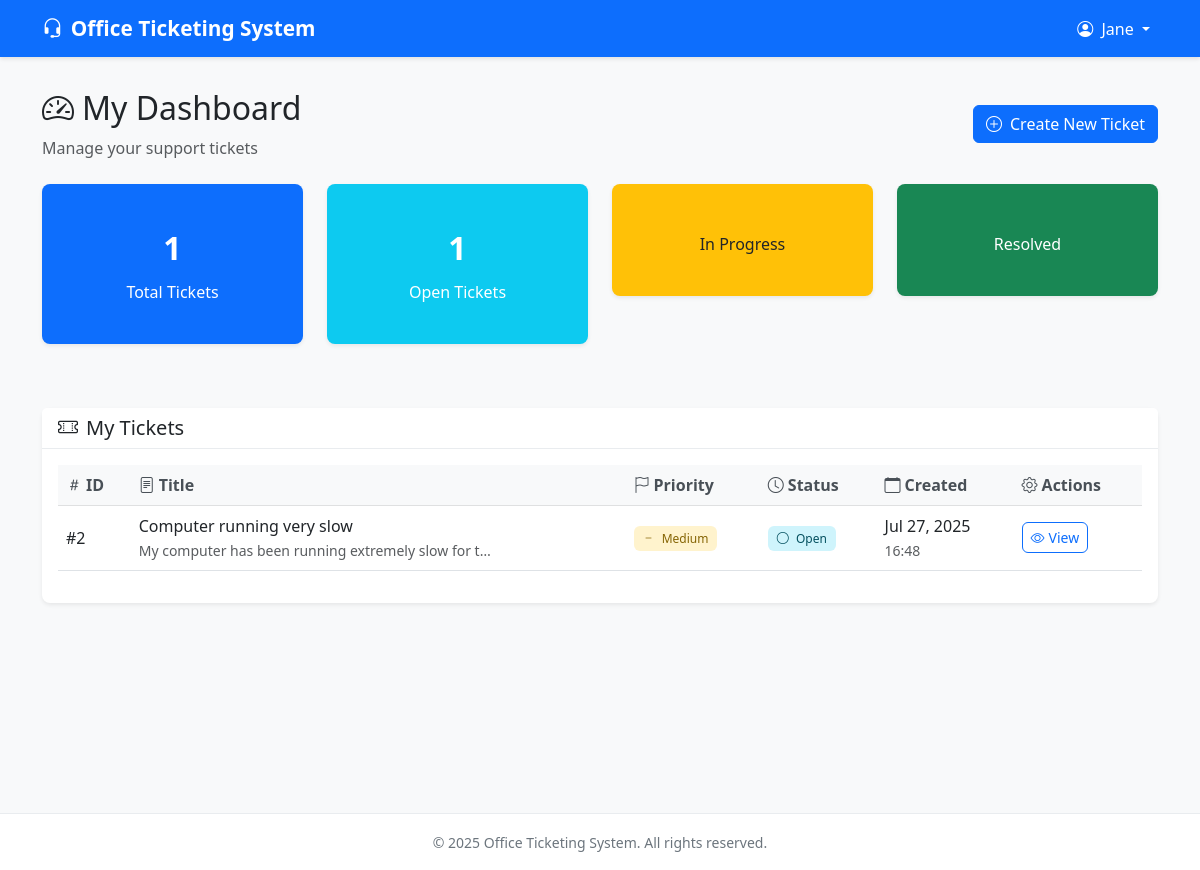
Screenshot of /employee/ (signed in) with the database file from the repository.
### tickets/models.py (models this page shows, shortened)
class Ticket(models.Model):
    PRIORITY_CHOICES = [
        ('low', 'Low'),
        ('medium', 'Medium'),
        ('high', 'High'),
        ('urgent', 'Urgent'),
    ]
    STATUS_CHOICES = [
        ('open', 'Open'),
        ('ongoing', 'Ongoing'),
        ('resolved', 'Resolved'),
        ('closed', 'Closed'),
    ]
    title = models.CharField(max_length=200)
    description = models.TextField()
    priority = models.CharField(max_length=10, choices=PRIORITY_CHOICES, default='medium')
    status = models.CharField(max_length=10, choices=STATUS_CHOICES, default='open')
    employee = models.ForeignKey(User, on_delete=models.CASCADE, related_name='tickets')
    created_at = models.DateTimeField(default=timezone.now)
    updated_at = models.DateTimeField(auto_now=True)
    class Meta:
        ordering = ['-created_at']

### tickets/views.py (the view)
# urls.py: path('employee/', views.employee_dashboard, name='employee_dashboard'),
@login_required
def employee_dashboard(request):
    if is_admin(request.user):
        return redirect('admin_dashboard')
    tickets = Ticket.objects.filter(employee=request.user)
    stats = {
        'total': tickets.count(),
        'open': tickets.filter(status='open').count(),
        'ongoing': tickets.filter(status='ongoing').count(),
        'resolved': tickets.filter(status='resolved').count(),
        'closed': tickets.filter(status='closed').count(),
    }
    return render(request, 'employee_dashboard.html', {
        'tickets': tickets,
        'stats': stats
    })

### tickets/views.py (called while the page is built)
def is_admin(user):
    return user.is_staff or user.is_superuser

### templates/employee_dashboard.html (shortened to what this page needs)
{% extends 'base.html' %}
{% block content %}
<div class="row mb-4">
    <div class="col-12">
        <div class="d-flex justify-content-between align-items-center">
            <div>
                <h2><i class="bi bi-speedometer2 me-2"></i>My Dashboard</h2>
                <p class="text-muted mb-0">Manage your support tickets</p>
            </div>
            <a href="{% url 'create_ticket' %}" class="btn btn-primary">
                <i class="bi bi-plus-circle me-2"></i>Create New Ticket
            </a>
        </div>
    </div>
</div>
<div class="row mb-4">
    <div class="col-md-3 col-sm-6 mb-3">
        <div class="card stats-card text-center bg-primary text-white">
            <div class="card-body">
                <div class="stats-number">{{ tickets.count }}</div>
                <div>Total Tickets</div>
            </div>
        </div>
    </div>
    <div class="col-md-3 col-sm-6 mb-3">
        <div class="card stats-card text-center bg-info text-white">
            <div class="card-body">
                <div class="stats-number">{{ tickets|dictsort:"status"|slice:":1"|length|default:"0" }}</div>
                <div>Open Tickets</div>
            </div>
        </div>
    </div>
    <div class="col-md-3 col-sm-6 mb-3">
        <div class="card stats-card text-center bg-warning text-dark">
            <div class="card-body">
                <div>In Progress</div>
            </div>
        </div>
    </div>
    <div class="col-md-3 col-sm-6 mb-3">
        <div class="card stats-card text-center bg-success text-white">
            <div class="card-body">
                <div>Resolved</div>
            </div>
        </div>
    </div>
</div>
<div class="row">
    <div class="col-12">
        {% if tickets %}
            <div class="card">
                <div class="card-header">
                    <h5 class="mb-0"><i class="bi bi-ticket-perforated me-2"></i>My Tickets</h5>
                </div>
                <div class="card-body">
                    <div class="table-responsive">
                        <table class="table table-hover align-middle">
                            <thead class="table-light">
                                <tr>
                                    <th><i class="bi bi-hash me-1"></i>ID</th>
                                    <th><i class="bi bi-file-text me-1"></i>Title</th>
                                    <th><i class="bi bi-flag me-1"></i>Priority</th>
                                    <th><i class="bi bi-clock me-1"></i>Status</th>
                                    <th><i class="bi bi-calendar me-1"></i>Created</th>
                                    <th><i class="bi bi-gear me-1"></i>Actions</th>
                                </tr>
                            </thead>
                            <tbody>
                                {% for ticket in tickets %}
                                <tr>
                                    <td class="fw-medium">#{{ ticket.id }}</td>
                                    <td>
                                        <div class="fw-medium">{{ ticket.title }}</div>
                                        <small class="text-muted">{{ ticket.description|truncatechars:50 }}</small>
                                    </td>
                                    <td>
                                        <span class="badge priority-{{ ticket.priority }}">
                                            {% if ticket.priority == 'urgent' %}
                                                <i class="bi bi-exclamation-triangle me-1"></i>
                                            {% elif ticket.priority == 'high' %}
                                                <i class="bi bi-arrow-up me-1"></i>
                                            {% elif ticket.priority == 'medium' %}
                                                <i class="bi bi-dash me-1"></i>
                                            {% else %}
                                                <i class="bi bi-arrow-down me-1"></i>
                                            {% endif %}
                                            {{ ticket.get_priority_display }}
                                        </span>
                                    </td>
                                    <td>
                                        <span class="badge status-{{ ticket.status }}">
                                            {% if ticket.status == 'open' %}
                                                <i class="bi bi-circle me-1"></i>
                                            {% elif ticket.status == 'ongoing' %}
                                                <i class="bi bi-arrow-clockwise me-1"></i>
                                            {% elif ticket.status == 'resolved' %}
                                                <i class="bi bi-check-circle me-1"></i>
                                            {% else %}
                                                <i class="bi bi-x-circle me-1"></i>
                                            {% endif %}
                                            {{ ticket.get_status_display }}
                                        </span>
                                    </td>
                                    <td>
                                        <span class="fw-medium">{{ ticket.created_at|date:"M d, Y" }}</span>
                                        <br><small class="text-muted">{{ ticket.created_at|date:"H:i" }}</small>
                                    </td>
                                    <td>
                                        <a href="{% url 'ticket_detail' ticket.id %}" class="btn btn-sm btn-outline-primary">
                                            <i class="bi bi-eye me-1"></i>View
                                        </a>
                                    </td>
                                </tr>
                                {% endfor %}
                            </tbody>
                        </table>
                    </div>
                </div>
            </div>
        {% endif %}
    </div>
</div>
{% endblock %}

### templates/base.html (shortened to what this page needs)
<!DOCTYPE html>
<html lang="en">
<head>
    <link href="https://cdn.jsdelivr.net/npm/bootstrap@5.3.0/dist/css/bootstrap.min.css" rel="stylesheet">
    <link href="https://cdn.jsdelivr.net/npm/bootstrap-icons@1.10.0/font/bootstrap-icons.css" rel="stylesheet">
</head>
<body>
    <nav class="navbar navbar-expand-lg navbar-dark bg-primary">
        <div class="container">
            <a class="navbar-brand" href="{% if user.is_staff %}{% url 'admin_dashboard' %}{% else %}{% url 'employee_dashboard' %}{% endif %}">
                <i class="bi bi-headset me-2"></i>Office Ticketing System
            </a>
            {% if user.is_authenticated %}
            <div class="navbar-nav ms-auto">
                <div class="nav-item dropdown">
                    <a class="nav-link dropdown-toggle text-white" href="#" id="navbarDropdown" role="button" data-bs-toggle="dropdown">
                        <i class="bi bi-person-circle me-1"></i>
                        {{ user.first_name|default:user.username }}
                    </a>
                </div>
            </div>
            {% endif %}
        </div>
    </nav>
    <div class="main-content">
        <div class="container">
            {% block content %}
            {% endblock %}
        </div>
    </div>
    <footer class="footer">
        <div class="container">
            <small>&copy; 2025 Office Ticketing System. All rights reserved.</small>
        </div>
    </footer>
</body>
</html>

### templates/base.html (style rules this page uses)
:root { --primary-color: #0d6efd; --secondary-color: #6c757d; --success-color: #198754; --warning-color: #ffc107; --danger-color: #dc3545; --info-color: #0dcaf0; }
body { background-color: #f8f9fa; font-family: 'Segoe UI', Tahoma, Geneva, Verdana, sans-serif; }
.navbar { box-shadow: 0 2px 4px rgba(0,0,0,.1); }
.navbar-brand { font-weight: 600; font-size: 1.3rem; }
.main-content { padding: 2rem 0; min-height: calc(100vh - 76px); }
.card { border: none; box-shadow: 0 0.125rem 0.25rem rgba(0, 0, 0, 0.075); border-radius: 0.5rem; }
.card-header { background-color: #fff; border-bottom: 1px solid #e9ecef; font-weight: 600; }
.btn { border-radius: 0.375rem; font-weight: 500; }
.table th { font-weight: 600; color: #495057; border-top: none; }
.priority-medium { background-color: #fff3cd; color: #856404; }
.status-open { background-color: #cff4fc; color: #055160; }
.badge { font-size: 0.75rem; font-weight: 500; padding: 0.5em 0.75em; }
.stats-card { text-align: center; padding: 1.5rem; margin-bottom: 1.5rem; }
.stats-number { font-size: 2rem; font-weight: 700; margin-bottom: 0.5rem; }
.footer { background-color: #fff; border-top: 1px solid #e9ecef; padding: 1rem 0; margin-top: 2rem; text-align: center; color: #6c757d; }

### rows the page displays
Ticket: id "2", title "Computer running very slow", description "My computer has been running extremely slow for t…", priority "Medium", status "Open", created_at "Jul 27, 2025", created_at "16:48"

### other values shown
{{ user.first_name|default:user.username }} "Jane"
{{ tickets.count }} "1"
{{ tickets|dictsort:"status"|slice:":1"|length|default:"0" }} "1"
